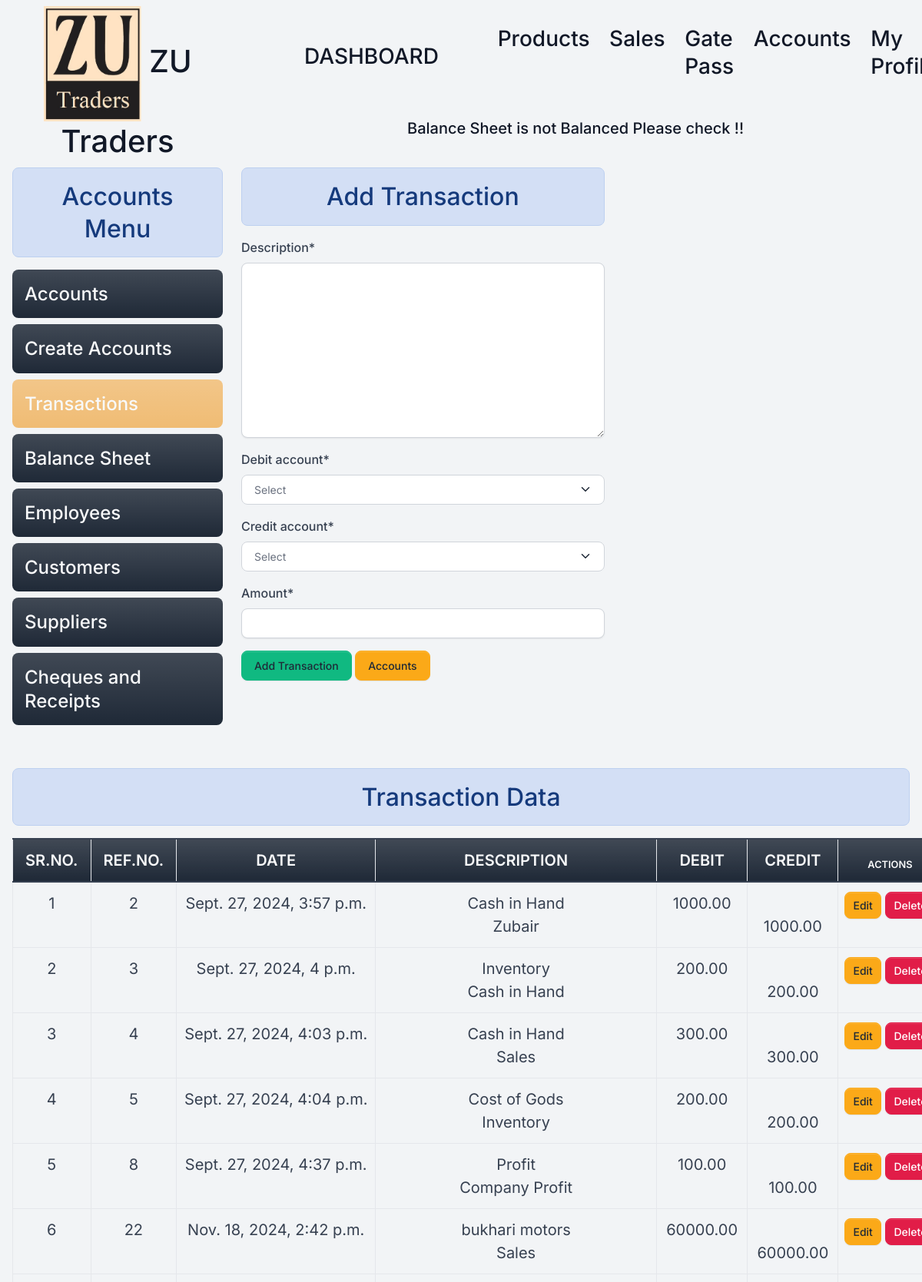
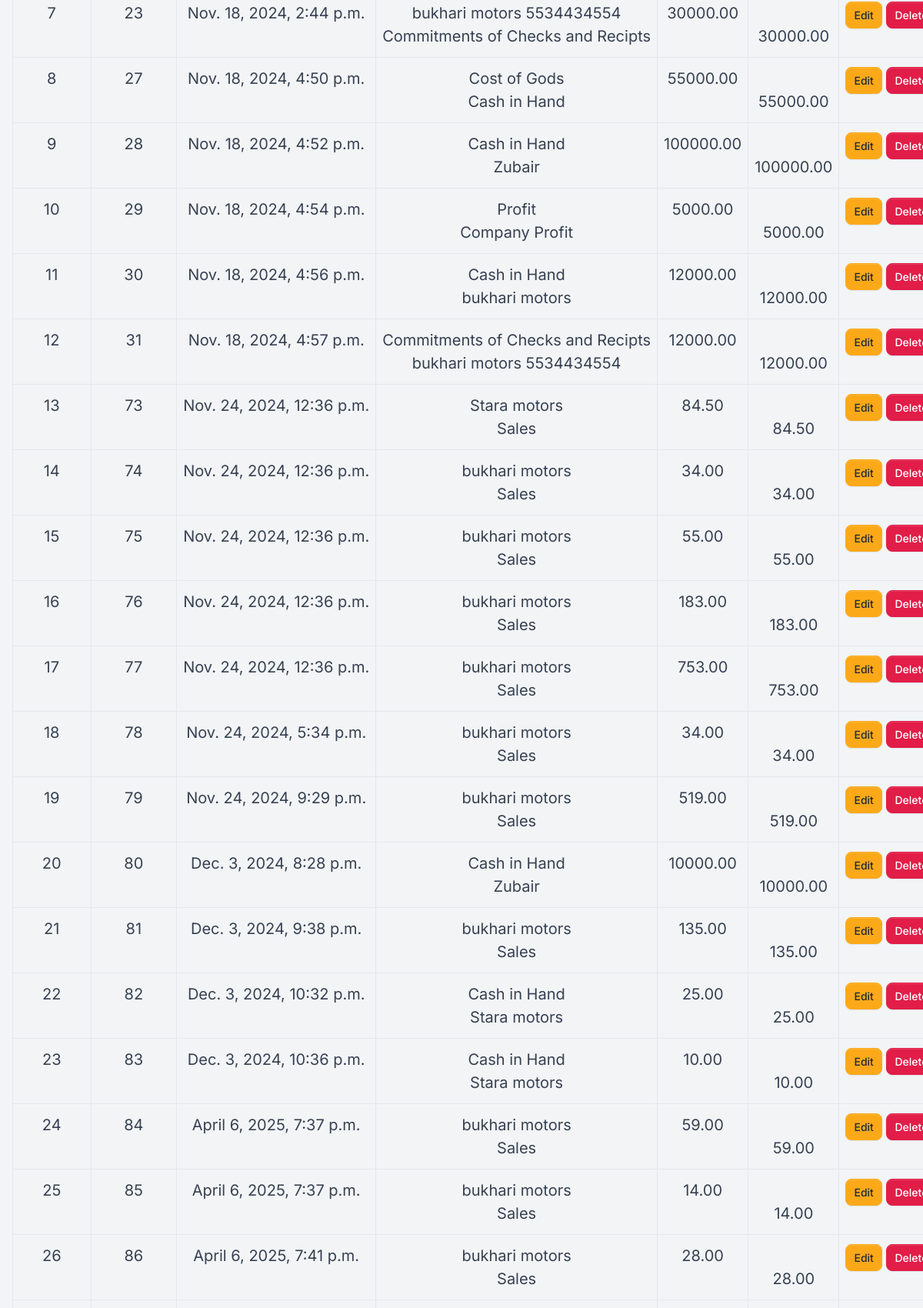
Screenshot of /transaction/ (signed in, upper part) with the database file from the repository (2 pictures, top to bottom).
### home/models.py (models this page shows, shortened)
class Transaction(models.Model):
    date = models.DateTimeField(auto_now_add=True)
    description = models.TextField()
    debit_account = models.ForeignKey(Account, related_name='debit_transactions', on_delete=models.RESTRICT)
    credit_account = models.ForeignKey(Account, related_name='credit_transactions', on_delete=models.RESTRICT)
    amount = models.DecimalField(max_digits=10, decimal_places=2)
    is_deleted=models.BooleanField(default=False)

class Account(models.Model):
    ASSET = 'Asset'
    LIABILITY = 'Liability'
    EQUITY = 'Equity'
    REVENUE = 'Revenue'
    EXPENSE = 'Expense'
    GAIN = 'Gain'
    LOSS = 'Loss'
    COMMITMENT = 'Commitment'
    COMMITMENT_RECEIVED = 'Commitment_Received'
    ACCOUNT_TYPE_CHOICES = [
        (ASSET, 'Asset'),
        (LIABILITY, 'Liability'),
        (EQUITY, 'Equity'),
        (REVENUE, 'Revenue'),
        (EXPENSE, 'Expense'),
        (GAIN, 'Gain'),
        (LOSS, 'Loss'),
        (COMMITMENT , 'Commitment'),
        (COMMITMENT_RECEIVED,'Commitment_Received')
    ]
    name=models.CharField(max_length=50,null=True ,blank=True)
    employee=models.OneToOneField(Employee, on_delete=models.RESTRICT ,null=True,blank=True)
    customer=models.OneToOneField(Customer, on_delete=models.RESTRICT ,null=True,blank=True)
    supplier=models.OneToOneField(Suppliers, on_delete=models.RESTRICT,null=True,blank=True)
    cheque=models.OneToOneField(Cheque, on_delete=models.RESTRICT,null=True,blank=True)
    balance = models.DecimalField(max_digits=10, decimal_places=2,default=0)
    account_type = models.CharField(max_length=50, choices=ACCOUNT_TYPE_CHOICES)
    date = models.DateTimeField(default=datetime.now())
    is_deleted=models.BooleanField(default=False)
    def __str__(self):
        if self.name:
            return f'{self.name}'
        elif self.customer:
            return f'{self.customer}'
        elif self.supplier:
            return f'{self.supplier}'
        elif self.cheque:
            return f'{self.cheque}'

class Customer(models.Model):
    coname=models.CharField(max_length=255)
    name=models.CharField(max_length=255)
    adress=models.CharField(max_length=255)
    contact=models.CharField(max_length=12,null=True,unique=True,blank=True)
    is_deleted = models.BooleanField(default=False)
    def __str__(self):
        return self.coname

class Cheque(models.Model):
    customer=models.ForeignKey(Customer, on_delete=models.RESTRICT)
    cheque_number=models.CharField(max_length=20,null=True,blank=True)
    cheque_amount=models.CharField(max_length=20,null=True,blank=True)
    cheque_date=models.DateField()
    bank_name=models.CharField(max_length=50,null=True,blank=True)
    status=models.BooleanField(default=False)
    is_deleted = models.BooleanField(default=False)
    def __str__(self):
        return f"{self.customer} {self.cheque_number}"

### home/views/accounts.py (the view)
# urls.py: path('transaction/', accounts.add_transaction , name="transaction"),
@login_required
@permission_required('home.add_transaction', login_url='/login/')
def add_transaction(request):
    transactions = Transaction.objects.all()
    if request.method == 'POST':
        form = TransactionForm(request.POST)
        if form.is_valid():
            form.save()
            return redirect('transaction')
    else:
        form = TransactionForm()
        transactions = Transaction.objects.all()
        accounts = Account.objects.filter(is_deleted=False)
        assets = {}
        liabilities = {}
        equity_account = {}
        revenue_account = {}
        expenses_account = {}
        commitment_account = {}
        equity = 0
        revenue = 0
        expenses = 0
        commitment=0
        for account in accounts:
            balance = account.balance  # Use the balance field as the initial balance
            debit_transactions = Transaction.objects.filter(debit_account=account)
            credit_transactions = Transaction.objects.filter(credit_account=account)
            for transaction in debit_transactions:
                balance += transaction.amount
            for transaction in credit_transactions:
                balance -= transaction.amount
            if balance != account.balance:  # Skip accounts with no transactions
                if account.account_type == 'Asset':
                    assets[account] = balance
                elif account.account_type == 'Liability':
                    liabilities[account] = -balance
                elif account.account_type == 'Equity':
                    equity -= balance
                    equity_account[account] = -balance
                elif account.account_type == 'Revenue':
                    revenue -= balance
                    revenue_account[account] = -balance
                elif account.account_type == 'Expense':
                    expenses += balance
                    expenses_account[account] = balance
                elif account.account_type == 'Commitment':
                    commitment += balance
                    commitment_account[account] = balance
        total_assets = int(sum(assets.values()))
        total_liabilities = int(sum(liabilities.values()))
        total_equity = int(sum(equity_account.values()))
        if total_assets == total_liabilities+total_equity :
            messages.success(request,"Balance Sheet is Balanced  !!")
        else:
            messages.error(request," Balance Sheet is not Balanced Please check !!")
    return render(request, 'accounts/add_transaction.html', {'form': form,'mydata': transactions})

### home/forms.py (shortened to what this page needs)
class TransactionForm(forms.ModelForm):
    class Meta:
        model = Transaction
        fields = ['description', 'debit_account','credit_account','amount']
    def __init__(self, *args, **kwargs):
        super(TransactionForm, self).__init__(*args, **kwargs)
        self.fields['debit_account'].empty_label = "Select"
        self.fields['credit_account'].empty_label = "Select"
        self.fields['debit_account'].queryset = Account.objects.filter(is_deleted=False)
        self.fields['credit_account'].queryset = Account.objects.filter(is_deleted=False)

### templates/accounts/add_transaction.html (shortened to what this page needs)
{% extends 'base.html' %}
{% load crispy_forms_tags %}
{% block content %}
<div class="container-fluid mb-5">
  <div class="row">
    {% include 'accounts/accounts_menu.html' %}
    <div class="col-5 ">
      <h2 class="text-center alert alert-info">Add Transaction</h2>
      <form method="post" id="transactionForm">
        {{form|crispy}}
        <button type="button" class="btn btn-success" id="reviewTransaction">
          {% if update %} Update Transaction {% else %} Add Transaction {% endif %}
        </button>
        <a  class ="btn btn-warning"href="/accounts/">Accounts</a>
      </form>
    </div>
  </div>
    <div class="col-12 mt-5">
      <h2 class="text-center alert alert-info">Transaction Data</h2>
      {% if mydata %}
      <table class="table table-stripped table-bordered" id="petrol-table">
        <colgroup>
          <col width="5%">
          <col width="20%">
          <col width="15%">
          <col width="15%">
          <col width="15%">
          {% if update %} {% else %}<col width="15%"> {% endif %}
      </colgroup>
        <thead>
          <tr class="bg-primary bg-gradient text-light text-center">
            {% if update %}   {% else %}  <th class="text-center fs-5" >Sr.No.</th> {% endif %}
            <th class="text-center fs-5" >Ref.No.</th>
            <th class="text-center fs-5" >Date</th>
            <th class="text-center fs-5" >Description</th>
            <th class="text-center fs-5" >Debit </th>
            <th class="text-center fs-5" >Credit</th>
            {% if update %}  {% else %}  <th >Actions</th> {% endif %}
          </tr>
        </thead>
        <tbody>
          {% if update %}
          <tr>
            <td class="text-center fs-5">{{mydata.id}}</td>
            <td class="text-center fs-5">{{mydata.date}}</td>
            <td class="text-center fs-5">{{mydata.description}}</td>
            <td class="text-center fs-5">{{mydata.debit_account}}</td>
            <td class="text-center fs-5">{{mydata.credit_account}}</td>
            <td class="text-center fs-5">{{mydata.amount}}</a></td>
          </tr>
          {% else %}
          {% for data in mydata %}
          <tr>
            <td class="text-center fs-5">{{forloop.counter}}</td>
            <td class="text-center fs-5">{{data.id}}</td>
            <td class="text-center fs-5">{{data.date}}</td>
            <td class="text-center fs-5">{{data.debit_account}} <br>
            {{data.credit_account}}</td>
            <td class="text-center fs-5">{{data.amount}}</a></td>
            <td class="text-center fs-5"><br>{{data.amount}}</a></td>
            {% if perms.home.change_transaction %}
            <td  class="text-center fs-5"><a class="btn btn-sm btn-warning" href={% url 'edittransaction' id=data.id %}>Edit</a>
              {% endif %}
              {% if perms.home.delete_transaction %}
              <a class=" btn btn-sm btn-danger" href={% url 'deletetransaction' id=data.id %}>Delete</a>
              {% endif %}
            </td>
          </tr>
          {% endfor %}
          {% endif %}
        </tbody>
      </table>
      {% else %}
      <h4 class="text-center alert alert-warning">No Record Found</h4>
      {% endif %}
    </div>
  </div>
{% endblock content %}

### static/assets/default/css/style.css (style rules this page uses)
html, body { height: 100%; width: 100%; max-height: 100%; overflow: auto; display: flex; flex-direction: column; }

### rows the page displays
Transaction: id "2", date "Sept. 27, 2024, 3:57 p.m.", debit_account "Cash in Hand", credit_account "Zubair", amount "1000.00", shows "Edit", shows "Delete"
Transaction: id "3", date "Sept. 27, 2024, 4 p.m.", debit_account "Inventory", credit_account "Cash in Hand", amount "200.00", shows "Edit", shows "Delete"
Transaction: id "4", date "Sept. 27, 2024, 4:03 p.m.", debit_account "Cash in Hand", credit_account "Sales", amount "300.00", shows "Edit", shows "Delete"
Transaction: id "5", date "Sept. 27, 2024, 4:04 p.m.", debit_account "Cost of Gods", credit_account "Inventory", amount "200.00", shows "Edit", shows "Delete"
Transaction: id "8", date "Sept. 27, 2024, 4:37 p.m.", debit_account "Profit", credit_account "Company Profit", amount "100.00", shows "Edit", shows "Delete"
Transaction: id "22", date "Nov. 18, 2024, 2:42 p.m.", debit_account "bukhari motors", credit_account "Sales", amount "60000.00", shows "Edit", shows "Delete"
Transaction: id "23", date "Nov. 18, 2024, 2:44 p.m.", debit_account "bukhari motors 5534434554", credit_account "Commitments of Checks and Recipts", amount "30000.00", shows "Edit", shows "Delete"
Transaction: id "27", date "Nov. 18, 2024, 4:50 p.m.", debit_account "Cost of Gods", credit_account "Cash in Hand", amount "55000.00", shows "Edit", shows "Delete"
Transaction: id "28", date "Nov. 18, 2024, 4:52 p.m.", debit_account "Cash in Hand", credit_account "Zubair", amount "100000.00", shows "Edit", shows "Delete"
Transaction: id "29", date "Nov. 18, 2024, 4:54 p.m.", debit_account "Profit", credit_account "Company Profit", amount "5000.00", shows "Edit", shows "Delete"
Transaction: id "30", date "Nov. 18, 2024, 4:56 p.m.", debit_account "Cash in Hand", credit_account "bukhari motors", amount "12000.00", shows "Edit", shows "Delete"
Transaction: id "31", date "Nov. 18, 2024, 4:57 p.m.", debit_account "Commitments of Checks and Recipts", credit_account "bukhari motors 5534434554", amount "12000.00", shows "Edit", shows "Delete"
Transaction: id "73", date "Nov. 24, 2024, 12:36 p.m.", debit_account "Stara motors", credit_account "Sales", amount "84.50", shows "Edit", shows "Delete"
Transaction: id "74", date "Nov. 24, 2024, 12:36 p.m.", debit_account "bukhari motors", credit_account "Sales", amount "34.00", shows "Edit", shows "Delete"
Transaction: id "75", date "Nov. 24, 2024, 12:36 p.m.", debit_account "bukhari motors", credit_account "Sales", amount "55.00", shows "Edit", shows "Delete"
Transaction: id "76", date "Nov. 24, 2024, 12:36 p.m.", debit_account "bukhari motors", credit_account "Sales", amount "183.00", shows "Edit", shows "Delete"
Transaction: id "77", date "Nov. 24, 2024, 12:36 p.m.", debit_account "bukhari motors", credit_account "Sales", amount "753.00", shows "Edit", shows "Delete"
Transaction: id "78", date "Nov. 24, 2024, 5:34 p.m.", debit_account "bukhari motors", credit_account "Sales", amount "34.00", shows "Edit", shows "Delete"
Transaction: id "79", date "Nov. 24, 2024, 9:29 p.m.", debit_account "bukhari motors", credit_account "Sales", amount "519.00", shows "Edit", shows "Delete"
Transaction: id "80", date "Dec. 3, 2024, 8:28 p.m.", debit_account "Cash in Hand", credit_account "Zubair", amount "10000.00", shows "Edit", shows "Delete"
Transaction: id "81", date "Dec. 3, 2024, 9:38 p.m.", debit_account "bukhari motors", credit_account "Sales", amount "135.00", shows "Edit", shows "Delete"
Transaction: id "82", date "Dec. 3, 2024, 10:32 p.m.", debit_account "Cash in Hand", credit_account "Stara motors", amount "25.00", shows "Edit", shows "Delete"
Transaction: id "83", date "Dec. 3, 2024, 10:36 p.m.", debit_account "Cash in Hand", credit_account "Stara motors", amount "10.00", shows "Edit", shows "Delete"
Transaction: id "84", date "April 6, 2025, 7:37 p.m.", debit_account "bukhari motors", credit_account "Sales", amount "59.00", shows "Edit", shows "Delete"
Transaction: id "85", date "April 6, 2025, 7:37 p.m.", debit_account "bukhari motors", credit_account "Sales", amount "14.00", shows "Edit", shows "Delete"
Transaction: id "86", date "April 6, 2025, 7:41 p.m.", debit_account "bukhari motors", credit_account "Sales", amount "28.00", shows "Edit", shows "Delete"

### other values shown
{{ message }} "Balance Sheet is not Balanced Please check !!"
